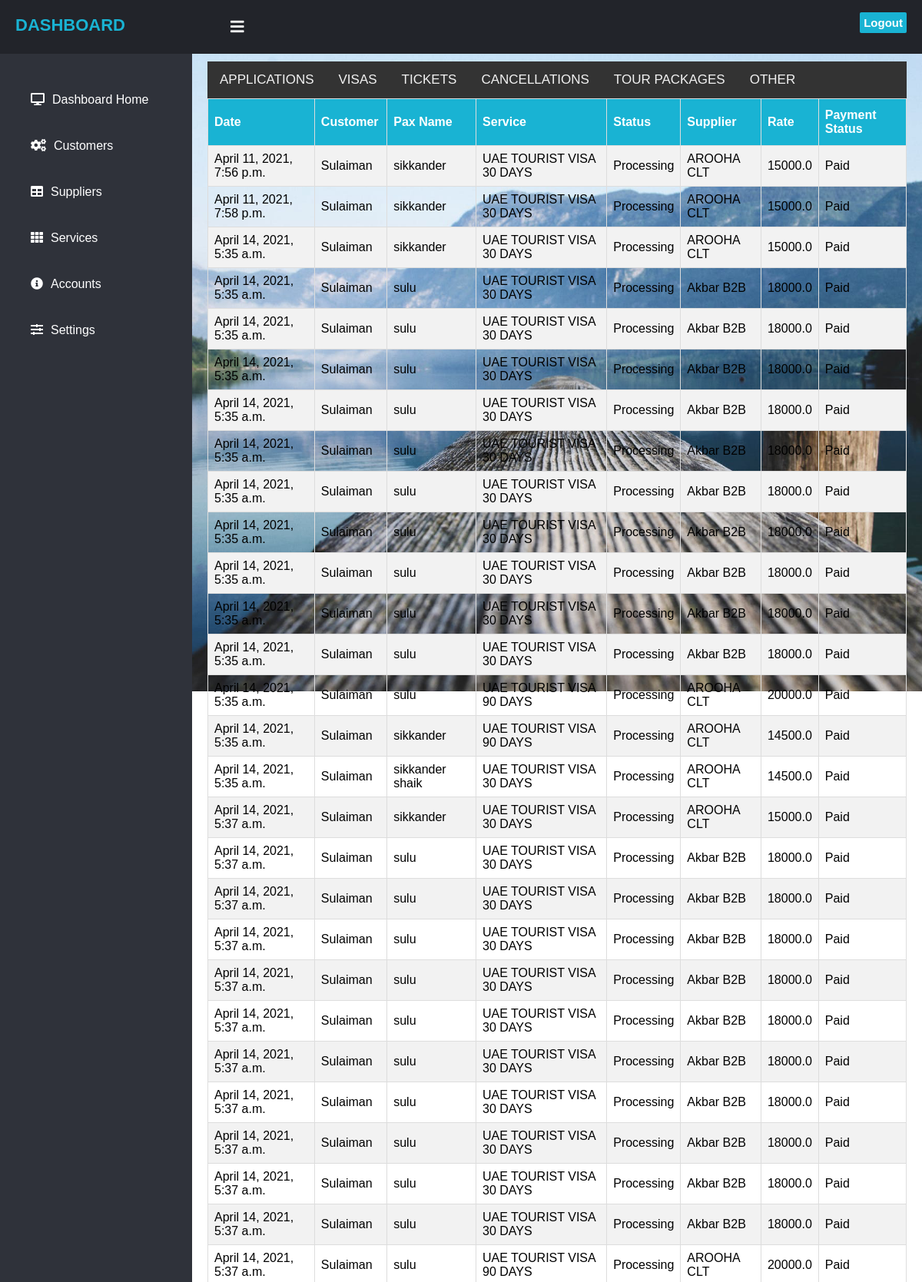
Page /dashboard/services/ (upper part) on the committed database.
### dashboard/models.py (models this page shows)
class sales(models.Model):
    sales_date=models.DateTimeField(auto_now_add=True)
    saved_data_date=models.DateField(blank=True,null=True)
    cust_name=models.CharField(max_length=225,blank=True)
    cust_id=models.IntegerField(blank=True,default=0)
    product_id=models.IntegerField(blank=True,default=0)
    product_name=models.CharField(max_length=225,blank=True,default=0)
    sup_name=models.CharField(max_length=225,blank=True,default=0)
    sup_id=models.IntegerField(blank=True,default=0)
    purchase_rate = models.FloatField(blank=True,default=0)
    sales_price=models.FloatField(blank=True,default=0)
    paid_amount=models.FloatField(blank=True,default=0)
    balance=models.FloatField(blank=True,default=0)
    pax_f_name=models.CharField(max_length=225,blank=True,default=0)
    pax_l_name = models.CharField(max_length=225, blank=True, default=0)

### dashboard/views.py (the view)
# urls.py: path('services/',services),
def services(request):
    sales_table=sales.objects.all()
    return render(request,'dash_services.html',{'sales':sales_table})

### dashboard/templates/dash_services.html (shortened to what this page needs)
 {% extends 'base.html' %}
 {% block content %}
  {% include 'header.html' %}
 {% include 'sidebar.html' %}
<div class="content">
    {% include 'service_menu.html' %}
        <table id="customers">
  <tr>
    <th>Date</th>
      <th>Customer</th>
    <th>Pax Name</th>
    <th>Service</th>
      <th>Status</th>
      <th>Supplier</th>
      <th>Rate</th>
      <th>Payment Status</th>
  </tr>
            {% for sale in sales %}
              <a href="www.google.com">
  <tr>
    <td>{{sale.sales_date}}</td>
      <td>{{sale.cust_name}}</td>
    <td>{{sale.pax_f_name}}</td>
    <td>{{sale.product_name}}</td>
      <td>Processing</td>
      <td>{{sale.sup_name}}</td>
      <td>{{sale.sales_price}}</td>
      <td>Paid</td>
  </tr>
                   </a>
{% endfor %}
</table>
    </div>
 {% endblock %}

### Portal_main/static/dashboard/style.css (style rules this page uses)
body { margin: 0; padding: 0; font-family: "Roboto", sans-serif; }
.content { width: (100% - 250px); margin-top: 60px; padding: 20px; margin-left: 250px; background: url(background.png) no-repeat; background-position: center; background-size: cover; height: 100vh; transition: 0.5s; }

### dashboard/templates/base.html (style rules this page uses)
body { margin: 0; padding: 0; font-family: "Roboto", sans-serif; }
.content { width: (100% - 250px); margin-top: 60px; padding: 20px; margin-left: 250px; background: url(background.png) no-repeat; background-position: center; background-size: cover; height: 100vh; transition: 0.5s; }
#customers { font-family: Arial, Helvetica, sans-serif; border-collapse: collapse; width: 100%; }
#customers td, #customers th { border: 1px solid #ddd; padding: 8px; }
#customers tr:nth-child(even) { background-color: #f2f2f2; }
#customers th { padding-top: 12px; padding-bottom: 12px; text-align: left; background-color:#19B3D3; color: white; }
body { margin: 0; font-family: Arial, Helvetica, sans-serif; }

### rows in the picture
sales: sales_date "April 11, 2021, 7:56 p.m.", cust_name "Sulaiman", pax_f_name "sikkander", product_name "UAE TOURIST VISA 30 DAYS", sup_name "AROOHA CLT", sales_price "15000.0"
sales: sales_date "April 11, 2021, 7:58 p.m.", cust_name "Sulaiman", pax_f_name "sikkander", product_name "UAE TOURIST VISA 30 DAYS", sup_name "AROOHA CLT", sales_price "15000.0"
sales: sales_date "April 14, 2021, 5:35 a.m.", cust_name "Sulaiman", pax_f_name "sikkander", product_name "UAE TOURIST VISA 30 DAYS", sup_name "AROOHA CLT", sales_price "15000.0"
sales: sales_date "April 14, 2021, 5:35 a.m.", cust_name "Sulaiman", pax_f_name "sulu", product_name "UAE TOURIST VISA 30 DAYS", sup_name "Akbar B2B", sales_price "18000.0"
sales: sales_date "April 14, 2021, 5:35 a.m.", cust_name "Sulaiman", pax_f_name "sulu", product_name "UAE TOURIST VISA 30 DAYS", sup_name "Akbar B2B", sales_price "18000.0"
sales: sales_date "April 14, 2021, 5:35 a.m.", cust_name "Sulaiman", pax_f_name "sulu", product_name "UAE TOURIST VISA 30 DAYS", sup_name "Akbar B2B", sales_price "18000.0"
sales: sales_date "April 14, 2021, 5:35 a.m.", cust_name "Sulaiman", pax_f_name "sulu", product_name "UAE TOURIST VISA 30 DAYS", sup_name "Akbar B2B", sales_price "18000.0"
sales: sales_date "April 14, 2021, 5:35 a.m.", cust_name "Sulaiman", pax_f_name "sulu", product_name "UAE TOURIST VISA 30 DAYS", sup_name "Akbar B2B", sales_price "18000.0"
sales: sales_date "April 14, 2021, 5:35 a.m.", cust_name "Sulaiman", pax_f_name "sulu", product_name "UAE TOURIST VISA 30 DAYS", sup_name "Akbar B2B", sales_price "18000.0"
sales: sales_date "April 14, 2021, 5:35 a.m.", cust_name "Sulaiman", pax_f_name "sulu", product_name "UAE TOURIST VISA 30 DAYS", sup_name "Akbar B2B", sales_price "18000.0"
sales: sales_date "April 14, 2021, 5:35 a.m.", cust_name "Sulaiman", pax_f_name "sulu", product_name "UAE TOURIST VISA 30 DAYS", sup_name "Akbar B2B", sales_price "18000.0"
sales: sales_date "April 14, 2021, 5:35 a.m.", cust_name "Sulaiman", pax_f_name "sulu", product_name "UAE TOURIST VISA 30 DAYS", sup_name "Akbar B2B", sales_price "18000.0"
sales: sales_date "April 14, 2021, 5:35 a.m.", cust_name "Sulaiman", pax_f_name "sulu", product_name "UAE TOURIST VISA 30 DAYS", sup_name "Akbar B2B", sales_price "18000.0"
sales: sales_date "April 14, 2021, 5:35 a.m.", cust_name "Sulaiman", pax_f_name "sulu", product_name "UAE TOURIST VISA 90 DAYS", sup_name "AROOHA CLT", sales_price "20000.0"
sales: sales_date "April 14, 2021, 5:35 a.m.", cust_name "Sulaiman", pax_f_name "sikkander", product_name "UAE TOURIST VISA 90 DAYS", sup_name "AROOHA CLT", sales_price "14500.0"
sales: sales_date "April 14, 2021, 5:35 a.m.", cust_name "Sulaiman", pax_f_name "sikkander shaik", product_name "UAE TOURIST VISA 30 DAYS", sup_name "AROOHA CLT", sales_price "14500.0"
sales: sales_date "April 14, 2021, 5:37 a.m.", cust_name "Sulaiman", pax_f_name "sikkander", product_name "UAE TOURIST VISA 30 DAYS", sup_name "AROOHA CLT", sales_price "15000.0"
sales: sales_date "April 14, 2021, 5:37 a.m.", cust_name "Sulaiman", pax_f_name "sulu", product_name "UAE TOURIST VISA 30 DAYS", sup_name "Akbar B2B", sales_price "18000.0"
sales: sales_date "April 14, 2021, 5:37 a.m.", cust_name "Sulaiman", pax_f_name "sulu", product_name "UAE TOURIST VISA 30 DAYS", sup_name "Akbar B2B", sales_price "18000.0"
sales: sales_date "April 14, 2021, 5:37 a.m.", cust_name "Sulaiman", pax_f_name "sulu", product_name "UAE TOURIST VISA 30 DAYS", sup_name "Akbar B2B", sales_price "18000.0"
sales: sales_date "April 14, 2021, 5:37 a.m.", cust_name "Sulaiman", pax_f_name "sulu", product_name "UAE TOURIST VISA 30 DAYS", sup_name "Akbar B2B", sales_price "18000.0"
sales: sales_date "April 14, 2021, 5:37 a.m.", cust_name "Sulaiman", pax_f_name "sulu", product_name "UAE TOURIST VISA 30 DAYS", sup_name "Akbar B2B", sales_price "18000.0"
sales: sales_date "April 14, 2021, 5:37 a.m.", cust_name "Sulaiman", pax_f_name "sulu", product_name "UAE TOURIST VISA 30 DAYS", sup_name "Akbar B2B", sales_price "18000.0"
sales: sales_date "April 14, 2021, 5:37 a.m.", cust_name "Sulaiman", pax_f_name "sulu", product_name "UAE TOURIST VISA 30 DAYS", sup_name "Akbar B2B", sales_price "18000.0"
sales: sales_date "April 14, 2021, 5:37 a.m.", cust_name "Sulaiman", pax_f_name "sulu", product_name "UAE TOURIST VISA 30 DAYS", sup_name "Akbar B2B", sales_price "18000.0"
sales: sales_date "April 14, 2021, 5:37 a.m.", cust_name "Sulaiman", pax_f_name "sulu", product_name "UAE TOURIST VISA 30 DAYS", sup_name "Akbar B2B", sales_price "18000.0"
sales: sales_date "April 14, 2021, 5:37 a.m.", cust_name "Sulaiman", pax_f_name "sulu", product_name "UAE TOURIST VISA 30 DAYS", sup_name "Akbar B2B", sales_price "18000.0"
sales: sales_date "April 14, 2021, 5:37 a.m.", cust_name "Sulaiman", pax_f_name "sulu", product_name "UAE TOURIST VISA 90 DAYS", sup_name "AROOHA CLT", sales_price "20000.0"
